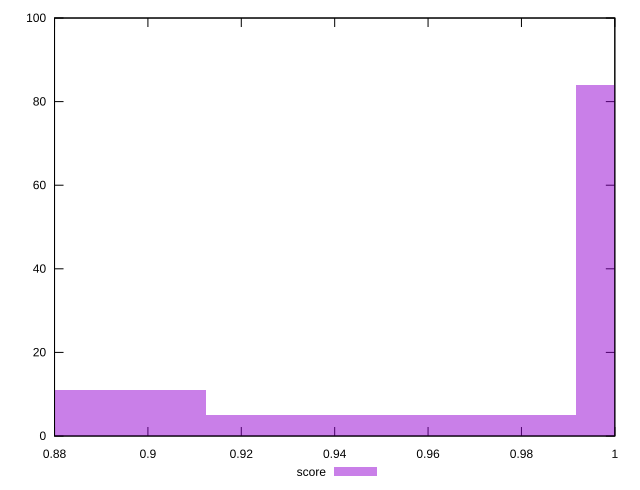

Recreate this plot in gnuplot.
reset

$score <<EOF
0.8727047134858086 11
1.0313782977559556 84
0.9520415056208822 5
EOF

set key outside below
set boxwidth 0.07933679213507351
set xrange [0.88:1]
set yrange [0:100]
set trange [0:100]
set style fill transparent solid 0.5 noborder
set terminal svg size 640, 490 enhanced background rgb 'white'
set output "report_00017_2021-02-10T15-08-03.406Z/unminified-css/samples/pages/score/histogram.svg"

plot $score title "score" with boxes

reset
